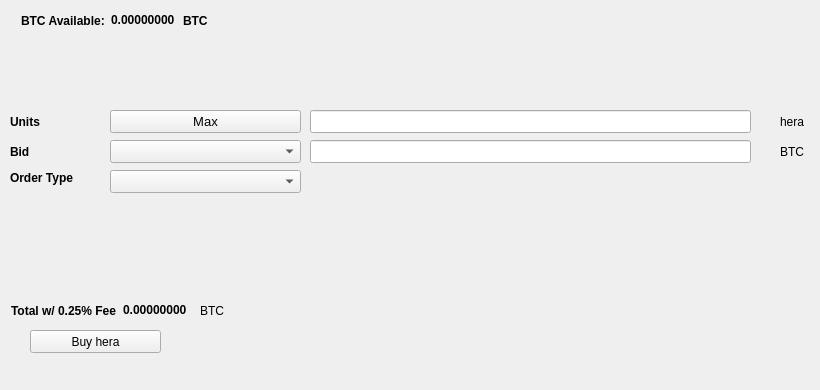
   <widget class="QWidget" name="BuyTab">
    <attribute name="title">
     <string>Buy</string>
    </attribute>
    <widget class="QPushButton" name="BuyECA">
     <property name="geometry">
      <rect>
       <x>30</x>
       <y>330</y>
       <width>131</width>
       <height>23</height>
      </rect>
     </property>
     <property name="text">
      <string>Buy hera</string>
     </property>
     <property name="icon">
      <iconset resource="../hera.qrc">
       <normaloff>:/icons/bitcoin</normaloff>:/icons/bitcoin</iconset>
     </property>
    </widget>
    <widget class="QLabel" name="label_3">
     <property name="geometry">
      <rect>
       <x>10</x>
       <y>110</y>
       <width>46</width>
       <height>23</height>
      </rect>
     </property>
     <property name="font">
      <font>
       <weight>75</weight>
       <bold>true</bold>
      </font>
     </property>
     <property name="text">
      <string>Units</string>
     </property>
    </widget>
    <widget class="QLineEdit" name="UnitsInput">
     <property name="geometry">
      <rect>
       <x>310</x>
       <y>110</y>
       <width>441</width>
       <height>23</height>
      </rect>
     </property>
     <property name="font">
      <font>
       <pointsize>9</pointsize>
       <weight>75</weight>
       <bold>true</bold>
      </font>
     </property>
    </widget>
    <widget class="QLineEdit" name="BuyBidPriceEdit">
     <property name="geometry">
      <rect>
       <x>310</x>
       <y>140</y>
       <width>441</width>
       <height>23</height>
      </rect>
     </property>
     <property name="font">
      <font>
       <pointsize>9</pointsize>
       <weight>75</weight>
       <bold>true</bold>
      </font>
     </property>
    </widget>
    <widget class="QLabel" name="label_4">
     <property name="geometry">
      <rect>
       <x>780</x>
       <y>110</y>
       <width>31</width>
       <height>23</height>
      </rect>
     </property>
     <property name="text">
      <string>hera</string>
     </property>
    </widget>
    <widget class="QLabel" name="label_5">
     <property name="geometry">
      <rect>
       <x>780</x>
       <y>140</y>
       <width>31</width>
       <height>23</height>
      </rect>
     </property>
     <property name="text">
      <string>BTC</string>
     </property>
    </widget>
    <widget class="QLabel" name="label_6">
     <property name="geometry">
      <rect>
       <x>10</x>
       <y>140</y>
       <width>46</width>
       <height>23</height>
      </rect>
     </property>
     <property name="font">
      <font>
       <weight>75</weight>
       <bold>true</bold>
      </font>
     </property>
     <property name="text">
      <string>Bid</string>
     </property>
    </widget>
    <widget class="QLabel" name="label_7">
     <property name="geometry">
      <rect>
       <x>10</x>
       <y>170</y>
       <width>91</width>
       <height>16</height>
      </rect>
     </property>
     <property name="font">
      <font>
       <weight>75</weight>
       <bold>true</bold>
      </font>
     </property>
     <property name="text">
      <string>Order Type</string>
     </property>
    </widget>
    <widget class="QPushButton" name="Buy_Max_Amount">
     <property name="geometry">
      <rect>
       <x>110</x>
       <y>110</y>
       <width>191</width>
       <height>23</height>
      </rect>
     </property>
     <property name="font">
      <font>
       <pointsize>10</pointsize>
      </font>
     </property>
     <property name="text">
      <string>Max</string>
     </property>
    </widget>
    <widget class="QComboBox" name="BuyBidcomboBox">
     <property name="geometry">
      <rect>
       <x>110</x>
       <y>140</y>
       <width>191</width>
       <height>23</height>
      </rect>
     </property>
     <property name="font">
      <font>
       <pointsize>10</pointsize>
      </font>
     </property>
    </widget>
    <widget class="QComboBox" name="buyOrdertypeCombo">
     <property name="geometry">
      <rect>
       <x>110</x>
       <y>170</y>
       <width>191</width>
       <height>23</height>
      </rect>
     </property>
     <property name="font">
      <font>
       <pointsize>10</pointsize>
      </font>
     </property>
    </widget>
    <widget class="QWidget" name="layoutWidget1">
     <property name="geometry">
      <rect>
       <x>21</x>
       <y>11</y>
       <width>227</width>
       <height>19</height>
      </rect>
     </property>
     <layout class="QHBoxLayout" name="horizontalLayout_3">
      <item>
       <widget class="QLabel" name="label232">
        <property name="font">
         <font>
          <weight>75</weight>
          <bold>true</bold>
         </font>
        </property>
        <property name="text">
         <string>BTC Available:</string>
        </property>
       </widget>
      </item>
      <item>
       <widget class="QLabel" name="BtcAvailableLbl">
        <property name="palette">
         <palette>
          <active>
           <colorrole role="WindowText">
            <brush brushstyle="SolidPattern">
             <color alpha="255">
              <red>0</red>
              <green>0</green>
              <blue>0</blue>
             </color>
            </brush>
           </colorrole>
           <colorrole role="Button">
            <brush brushstyle="SolidPattern">
             <color alpha="255">
              <red>0</red>
              <green>170</green>
              <blue>0</blue>
             </color>
            </brush>
           </colorrole>
           <colorrole role="Light">
            <brush brushstyle="SolidPattern">
             <color alpha="255">
              <red>0</red>
              <green>255</green>
              <blue>0</blue>
             </color>
            </brush>
           </colorrole>
           <colorrole role="Midlight">
            <brush brushstyle="SolidPattern">
             <color alpha="255">
              <red>0</red>
              <green>212</green>
              <blue>0</blue>
             </color>
            </brush>
           </colorrole>
           <colorrole role="Dark">
            <brush brushstyle="SolidPattern">
             <color alpha="255">
              <red>0</red>
              <green>85</green>
              <blue>0</blue>
             </color>
            </brush>
           </colorrole>
           <colorrole role="Mid">
            <brush brushstyle="SolidPattern">
             <color alpha="255">
              <red>0</red>
              <green>113</green>
              <blue>0</blue>
             </color>
            </brush>
           </colorrole>
           <colorrole role="Text">
            <brush brushstyle="SolidPattern">
             <color alpha="255">
              <red>0</red>
              <green>170</green>
              <blue>0</blue>
             </color>
            </brush>
           </colorrole>
           <colorrole role="BrightText">
            <brush brushstyle="SolidPattern">
             <color alpha="255">
              <red>255</red>
              <green>255</green>
              <blue>255</blue>
             </color>
            </brush>
           </colorrole>
           <colorrole role="ButtonText">
            <brush brushstyle="SolidPattern">
             <color alpha="255">
              <red>0</red>
              <green>0</green>
              <blue>0</blue>
             </color>
            </brush>
           </colorrole>
           <colorrole role="Base">
            <brush brushstyle="SolidPattern">
             <color alpha="255">
              <red>255</red>
              <green>255</green>
              <blue>255</blue>
             </color>
            </brush>
           </colorrole>
           <colorrole role="Window">
            <brush brushstyle="SolidPattern">
             <color alpha="255">
              <red>0</red>
              <green>170</green>
              <blue>0</blue>
             </color>
            </brush>
           </colorrole>
           <colorrole role="Shadow">
            <brush brushstyle="SolidPattern">
             <color alpha="255">
              <red>0</red>
              <green>0</green>
              <blue>0</blue>
             </color>
            </brush>
           </colorrole>
           <colorrole role="AlternateBase">
            <brush brushstyle="SolidPattern">
             <color alpha="255">
              <red>127</red>
              <green>212</green>
              <blue>127</blue>
             </color>
            </brush>
           </colorrole>
           <colorrole role="ToolTipBase">
            <brush brushstyle="SolidPattern">
             <color alpha="255">
              <red>255</red>
              <green>255</green>
              <blue>220</blue>
             </color>
            </brush>
           </colorrole>
           <colorrole role="ToolTipText">
            <brush brushstyle="SolidPattern">
             <color alpha="255">
              <red>0</red>
              <green>0</green>
              <blue>0</blue>
             </color>
            </brush>
           </colorrole>
          </active>
          <inactive>
           <colorrole role="WindowText">
            <brush brushstyle="SolidPattern">
             <color alpha="255">
              <red>0</red>
              <green>0</green>
              <blue>0</blue>
             </color>
            </brush>
           </colorrole>
           <colorrole role="Button">
            <brush brushstyle="SolidPattern">
             <color alpha="255">
              <red>0</red>
              <green>170</green>
              <blue>0</blue>
             </color>
            </brush>
           </colorrole>
           <colorrole role="Light">
            <brush brushstyle="SolidPattern">
             <color alpha="255">
              <red>0</red>
              <green>255</green>
              <blue>0</blue>
             </color>
            </brush>
           </colorrole>
           <colorrole role="Midlight">
            <brush brushstyle="SolidPattern">
             <color alpha="255">
              <red>0</red>
              <green>212</green>
              <blue>0</blue>
             </color>
            </brush>
           </colorrole>
           <colorrole role="Dark">
            <brush brushstyle="SolidPattern">
             <color alpha="255">
              <red>0</red>
              <green>85</green>
              <blue>0</blue>
             </color>
            </brush>
           </colorrole>
           <colorrole role="Mid">
            <brush brushstyle="SolidPattern">
             <color alpha="255">
              <red>0</red>
              <green>113</green>
              <blue>0</blue>
             </color>
            </brush>
           </colorrole>
           <colorrole role="Text">
            <brush brushstyle="SolidPattern">
             <color alpha="255">
              <red>0</red>
              <green>170</green>
              <blue>0</blue>
             </color>
            </brush>
           </colorrole>
           <colorrole role="BrightText">
            <brush brushstyle="SolidPattern">
             <color alpha="255">
              <red>255</red>
              <green>255</green>
              <blue>255</blue>
             </color>
            </brush>
           </colorrole>
           <colorrole role="ButtonText">
            <brush brushstyle="SolidPattern">
             <color alpha="255">
              <red>0</red>
              <green>0</green>
              <blue>0</blue>
             </color>
            </brush>
           </colorrole>
           <colorrole role="Base">
            <brush brushstyle="SolidPattern">
             <color alpha="255">
              <red>255</red>
              <green>255</green>
              <blue>255</blue>
             </color>
            </brush>
           </colorrole>
           <colorrole role="Window">
            <brush brushstyle="SolidPattern">
             <color alpha="255">
              <red>0</red>
              <green>170</green>
              <blue>0</blue>
             </color>
            </brush>
           </colorrole>
           <colorrole role="Shadow">
            <brush brushstyle="SolidPattern">
             <color alpha="255">
              <red>0</red>
              <green>0</green>
              <blue>0</blue>
             </color>
            </brush>
           </colorrole>
           <colorrole role="AlternateBase">
            <brush brushstyle="SolidPattern">
             <color alpha="255">
              <red>127</red>
              <green>212</green>
              <blue>127</blue>
             </color>
            </brush>
           </colorrole>
           <colorrole role="ToolTipBase">
            <brush brushstyle="SolidPattern">
             <color alpha="255">
              <red>255</red>
              <green>255</green>
              <blue>220</blue>
             </color>
            </brush>
           </colorrole>
           <colorrole role="ToolTipText">
            <brush brushstyle="SolidPattern">
             <color alpha="255">
              <red>0</red>
              <green>0</green>
              <blue>0</blue>
             </color>
            </brush>
           </colorrole>
          </inactive>
          <disabled>
           <colorrole role="WindowText">
            <brush brushstyle="SolidPattern">
             <color alpha="255">
              <red>0</red>
              <green>85</green>
              <blue>0</blue>
             </color>
            </brush>
           </colorrole>
           <colorrole role="Button">
            <brush brushstyle="SolidPattern">
             <color alpha="255">
              <red>0</red>
              <green>170</green>
              <blue>0</blue>
             </color>
            </brush>
           </colorrole>
           <colorrole role="Light">
            <brush brushstyle="SolidPattern">
             <color alpha="255">
              <red>0</red>
              <green>255</green>
              <blue>0</blue>
             </color>
            </brush>
           </colorrole>
           <colorrole role="Midlight">
            <brush brushstyle="SolidPattern">
             <color alpha="255">
              <red>0</red>
              <green>212</green>
              <blue>0</blue>
             </color>
            </brush>
           </colorrole>
           <colorrole role="Dark">
            <brush brushstyle="SolidPattern">
             <color alpha="255">
              <red>0</red>
              <green>85</green>
              <blue>0</blue>
             </color>
            </brush>
           </colorrole>
           <colorrole role="Mid">
            <brush brushstyle="SolidPattern">
             <color alpha="255">
              <red>0</red>
              <green>113</green>
              <blue>0</blue>
             </color>
            </brush>
           </colorrole>
           <colorrole role="Text">
            <brush brushstyle="SolidPattern">
             <color alpha="255">
              <red>0</red>
              <green>85</green>
              <blue>0</blue>
             </color>
            </brush>
           </colorrole>
           <colorrole role="BrightText">
            <brush brushstyle="SolidPattern">
             <color alpha="255">
              <red>255</red>
              <green>255</green>
              <blue>255</blue>
             </color>
            </brush>
           </colorrole>
           <colorrole role="ButtonText">
            <brush brushstyle="SolidPattern">
             <color alpha="255">
              <red>0</red>
              <green>85</green>
              <blue>0</blue>
             </color>
            </brush>
           </colorrole>
           <colorrole role="Base">
            <brush brushstyle="SolidPattern">
             <color alpha="255">
              <red>0</red>
              <green>170</green>
              <blue>0</blue>
             </color>
            </brush>
           </colorrole>
           <colorrole role="Window">
            <brush brushstyle="SolidPattern">
             <color alpha="255">
              <red>0</red>
              <green>170</green>
              <blue>0</blue>
             </color>
            </brush>
           </colorrole>
           <colorrole role="Shadow">
            <brush brushstyle="SolidPattern">
             <color alpha="255">
              <red>0</red>
              <green>0</green>
              <blue>0</blue>
             </color>
            </brush>
           </colorrole>
           <colorrole role="AlternateBase">
            <brush brushstyle="SolidPattern">
             <color alpha="255">
              <red>0</red>
              <green>170</green>
              <blue>0</blue>
             </color>
            </brush>
           </colorrole>
           <colorrole role="ToolTipBase">
            <brush brushstyle="SolidPattern">
             <color alpha="255">
              <red>255</red>
              <green>255</green>
              <blue>220</blue>
             </color>
            </brush>
           </colorrole>
           <colorrole role="ToolTipText">
            <brush brushstyle="SolidPattern">
             <color alpha="255">
              <red>0</red>
              <green>0</green>
              <blue>0</blue>
             </color>
            </brush>
           </colorrole>
          </disabled>
         </palette>
        </property>
        <property name="font">
         <font>
          <weight>75</weight>
          <bold>true</bold>
         </font>
        </property>
        <property name="text">
         <string>0.00000000</string>
        </property>
        <property name="textInteractionFlags">
         <set>Qt::LinksAccessibleByMouse|Qt::TextSelectableByKeyboard|Qt::TextSelectableByMouse</set>
        </property>
       </widget>
      </item>
      <item>
       <widget class="QLabel" name="BtcAvailableLbl_2">
        <property name="font">
         <font>
          <weight>75</weight>
          <bold>true</bold>
         </font>
        </property>
        <property name="text">
         <string>BTC</string>
        </property>
       </widget>
      </item>
     </layout>
    </widget>
    <widget class="QWidget" name="layoutWidge2">
     <property name="geometry">
      <rect>
       <x>11</x>
       <y>301</y>
       <width>259</width>
       <height>19</height>
      </rect>
     </property>
     <layout class="QHBoxLayout" name="horizontalLayout_4">
      <item>
       <widget class="QLabel" name="label_9">
        <property name="font">
         <font>
          <weight>75</weight>
          <bold>true</bold>
         </font>
        </property>
        <property name="text">
         <string>Total w/ 0.25% Fee</string>
        </property>
       </widget>
      </item>
      <item>
       <widget class="QLabel" name="BuyCostLabel">
        <property name="palette">
         <palette>
          <active>
           <colorrole role="WindowText">
            <brush brushstyle="SolidPattern">
             <color alpha="255">
              <red>0</red>
              <green>0</green>
              <blue>0</blue>
             </color>
            </brush>
           </colorrole>
           <colorrole role="Button">
            <brush brushstyle="SolidPattern">
             <color alpha="255">
              <red>0</red>
              <green>170</green>
              <blue>0</blue>
             </color>
            </brush>
           </colorrole>
           <colorrole role="Light">
            <brush brushstyle="SolidPattern">
             <color alpha="255">
              <red>0</red>
              <green>255</green>
              <blue>0</blue>
             </color>
            </brush>
           </colorrole>
           <colorrole role="Midlight">
            <brush brushstyle="SolidPattern">
             <color alpha="255">
              <red>0</red>
              <green>212</green>
              <blue>0</blue>
             </color>
            </brush>
           </colorrole>
           <colorrole role="Dark">
            <brush brushstyle="SolidPattern">
             <color alpha="255">
              <red>0</red>
              <green>85</green>
              <blue>0</blue>
             </color>
            </brush>
           </colorrole>
           <colorrole role="Mid">
            <brush brushstyle="SolidPattern">
             <color alpha="255">
              <red>0</red>
              <green>113</green>
              <blue>0</blue>
             </color>
            </brush>
           </colorrole>
           <colorrole role="Text">
            <brush brushstyle="SolidPattern">
             <color alpha="255">
              <red>0</red>
              <green>170</green>
              <blue>0</blue>
             </color>
            </brush>
           </colorrole>
           <colorrole role="BrightText">
            <brush brushstyle="SolidPattern">
             <color alpha="255">
              <red>255</red>
              <green>255</green>
              <blue>255</blue>
             </color>
            </brush>
           </colorrole>
           <colorrole role="ButtonText">
            <brush brushstyle="SolidPattern">
             <color alpha="255">
              <red>0</red>
              <green>0</green>
              <blue>0</blue>
             </color>
            </brush>
           </colorrole>
           <colorrole role="Base">
            <brush brushstyle="SolidPattern">
             <color alpha="255">
              <red>255</red>
              <green>255</green>
              <blue>255</blue>
             </color>
            </brush>
           </colorrole>
           <colorrole role="Window">
            <brush brushstyle="SolidPattern">
             <color alpha="255">
              <red>0</red>
              <green>170</green>
              <blue>0</blue>
             </color>
            </brush>
           </colorrole>
           <colorrole role="Shadow">
            <brush brushstyle="SolidPattern">
             <color alpha="255">
              <red>0</red>
              <green>0</green>
              <blue>0</blue>
             </color>
            </brush>
           </colorrole>
           <colorrole role="AlternateBase">
            <brush brushstyle="SolidPattern">
             <color alpha="255">
              <red>127</red>
              <green>212</green>
              <blue>127</blue>
             </color>
            </brush>
           </colorrole>
           <colorrole role="ToolTipBase">
            <brush brushstyle="SolidPattern">
             <color alpha="255">
              <red>255</red>
              <green>255</green>
              <blue>220</blue>
             </color>
            </brush>
           </colorrole>
           <colorrole role="ToolTipText">
            <brush brushstyle="SolidPattern">
             <color alpha="255">
              <red>0</red>
              <green>0</green>
              <blue>0</blue>
             </color>
            </brush>
           </colorrole>
          </active>
          <inactive>
           <colorrole role="WindowText">
            <brush brushstyle="SolidPattern">
             <color alpha="255">
              <red>0</red>
              <green>0</green>
              <blue>0</blue>
             </color>
            </brush>
           </colorrole>
           <colorrole role="Button">
            <brush brushstyle="SolidPattern">
             <color alpha="255">
              <red>0</red>
              <green>170</green>
              <blue>0</blue>
             </color>
            </brush>
           </colorrole>
           <colorrole role="Light">
            <brush brushstyle="SolidPattern">
             <color alpha="255">
              <red>0</red>
              <green>255</green>
              <blue>0</blue>
             </color>
            </brush>
           </colorrole>
           <colorrole role="Midlight">
            <brush brushstyle="SolidPattern">
             <color alpha="255">
              <red>0</red>
              <green>212</green>
              <blue>0</blue>
             </color>
            </brush>
           </colorrole>
           <colorrole role="Dark">
            <brush brushstyle="SolidPattern">
             <color alpha="255">
              <red>0</red>
              <green>85</green>
              <blue>0</blue>
             </color>
            </brush>
           </colorrole>
           <colorrole role="Mid">
            <brush brushstyle="SolidPattern">
             <color alpha="255">
              <red>0</red>
              <green>113</green>
              <blue>0</blue>
             </color>
            </brush>
           </colorrole>
           <colorrole role="Text">
            <brush brushstyle="SolidPattern">
             <color alpha="255">
              <red>0</red>
              <green>170</green>
              <blue>0</blue>
             </color>
            </brush>
           </colorrole>
           <colorrole role="BrightText">
            <brush brushstyle="SolidPattern">
             <color alpha="255">
              <red>255</red>
              <green>255</green>
              <blue>255</blue>
             </color>
            </brush>
           </colorrole>
           <colorrole role="ButtonText">
            <brush brushstyle="SolidPattern">
             <color alpha="255">
              <red>0</red>
              <green>0</green>
              <blue>0</blue>
             </color>
            </brush>
           </colorrole>
           <colorrole role="Base">
            <brush brushstyle="SolidPattern">
             <color alpha="255">
              <red>255</red>
              <green>255</green>
              <blue>255</blue>
             </color>
            </brush>
           </colorrole>
           <colorrole role="Window">
            <brush brushstyle="SolidPattern">
             <color alpha="255">
              <red>0</red>
              <green>170</green>
              <blue>0</blue>
             </color>
            </brush>
           </colorrole>
           <colorrole role="Shadow">
            <brush brushstyle="SolidPattern">
             <color alpha="255">
              <red>0</red>
              <green>0</green>
              <blue>0</blue>
             </color>
            </brush>
           </colorrole>
           <colorrole role="AlternateBase">
            <brush brushstyle="SolidPattern">
             <color alpha="255">
              <red>127</red>
              <green>212</green>
              <blue>127</blue>
             </color>
            </brush>
           </colorrole>
           <colorrole role="ToolTipBase">
            <brush brushstyle="SolidPattern">
             <color alpha="255">
              <red>255</red>
              <green>255</green>
              <blue>220</blue>
             </color>
            </brush>
           </colorrole>
           <colorrole role="ToolTipText">
            <brush brushstyle="SolidPattern">
             <color alpha="255">
              <red>0</red>
              <green>0</green>
              <blue>0</blue>
             </color>
            </brush>
           </colorrole>
          </inactive>
          <disabled>
           <colorrole role="WindowText">
            <brush brushstyle="SolidPattern">
             <color alpha="255">
              <red>0</red>
              <green>85</green>
              <blue>0</blue>
             </color>
            </brush>
           </colorrole>
           <colorrole role="Button">
            <brush brushstyle="SolidPattern">
             <color alpha="255">
              <red>0</red>
              <green>170</green>
              <blue>0</blue>
             </color>
            </brush>
           </colorrole>
           <colorrole role="Light">
            <brush brushstyle="SolidPattern">
             <color alpha="255">
              <red>0</red>
              <green>255</green>
              <blue>0</blue>
             </color>
            </brush>
           </colorrole>
           <colorrole role="Midlight">
            <brush brushstyle="SolidPattern">
             <color alpha="255">
              <red>0</red>
              <green>212</green>
              <blue>0</blue>
             </color>
            </brush>
           </colorrole>
           <colorrole role="Dark">
            <brush brushstyle="SolidPattern">
             <color alpha="255">
              <red>0</red>
              <green>85</green>
              <blue>0</blue>
             </color>
            </brush>
           </colorrole>
           <colorrole role="Mid">
            <brush brushstyle="SolidPattern">
             <color alpha="255">
              <red>0</red>
              <green>113</green>
              <blue>0</blue>
             </color>
            </brush>
           </colorrole>
           <colorrole role="Text">
            <brush brushstyle="SolidPattern">
             <color alpha="255">
              <red>0</red>
              <green>85</green>
              <blue>0</blue>
             </color>
            </brush>
           </colorrole>
           <colorrole role="BrightText">
            <brush brushstyle="SolidPattern">
             <color alpha="255">
              <red>255</red>
              <green>255</green>
              <blue>255</blue>
             </color>
            </brush>
           </colorrole>
           <colorrole role="ButtonText">
            <brush brushstyle="SolidPattern">
             <color alpha="255">
              <red>0</red>
              <green>85</green>
              <blue>0</blue>
             </color>
            </brush>
           </colorrole>
           <colorrole role="Base">
            <brush brushstyle="SolidPattern">
             <color alpha="255">
              <red>0</red>
              <green>170</green>
              <blue>0</blue>
             </color>
            </brush>
           </colorrole>
           <colorrole role="Window">
            <brush brushstyle="SolidPattern">
             <color alpha="255">
              <red>0</red>
              <green>170</green>
              <blue>0</blue>
             </color>
            </brush>
           </colorrole>
           <colorrole role="Shadow">
            <brush brushstyle="SolidPattern">
             <color alpha="255">
              <red>0</red>
              <green>0</green>
              <blue>0</blue>
             </color>
            </brush>
           </colorrole>
           <colorrole role="AlternateBase">
            <brush brushstyle="SolidPattern">
             <color alpha="255">
              <red>0</red>
              <green>170</green>
              <blue>0</blue>
             </color>
            </brush>
           </colorrole>
           <colorrole role="ToolTipBase">
            <brush brushstyle="SolidPattern">
             <color alpha="255">
              <red>255</red>
              <green>255</green>
              <blue>220</blue>
             </color>
            </brush>
           </colorrole>
           <colorrole role="ToolTipText">
            <brush brushstyle="SolidPattern">
             <color alpha="255">
              <red>0</red>
              <green>0</green>
              <blue>0</blue>
             </color>
            </brush>
           </colorrole>
          </disabled>
         </palette>
        </property>
        <property name="font">
         <font>
          <weight>75</weight>
          <bold>true</bold>
         </font>
        </property>
        <property name="autoFillBackground">
         <bool>false</bool>
        </property>
        <property name="text">
         <string>0.00000000</string>
        </property>
        <property name="textInteractionFlags">
         <set>Qt::LinksAccessibleByMouse|Qt::TextSelectableByMouse</set>
        </property>
       </widget>
      </item>
      <item>
       <widget class="QLabel" name="label_10">
        <property name="font">
         <font>
          <weight>50</weight>
          <bold>false</bold>
         </font>
        </property>
        <property name="text">
         <string>BTC</string>
        </property>
       </widget>
      </item>
     </layout>
    </widget>
    <widget class="QLabel" name="label_24">
     <property name="geometry">
      <rect>
       <x>460</x>
       <y>300</y>
       <width>281</width>
       <height>81</height>
      </rect>
     </property>
     <property name="text">
      <string/>
     </property>
     <property name="pixmap">
      <pixmap>:/images/bittrex</pixmap>
     </property>
    </widget>
   </widget>
